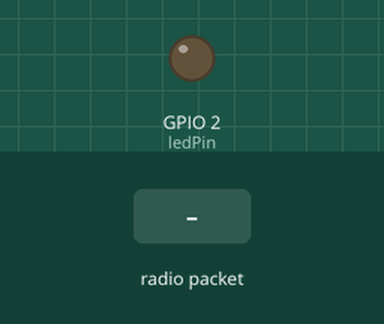
A sketch run on a simulated ESP8266 (NodeMCU). Parts: output pins drawn as LEDs (lit = HIGH). Inputs (shaded band) come from the test bench.

Above: at 1.2 s.
1.3 s: radio packet "1" arrives
At 2.3 s:
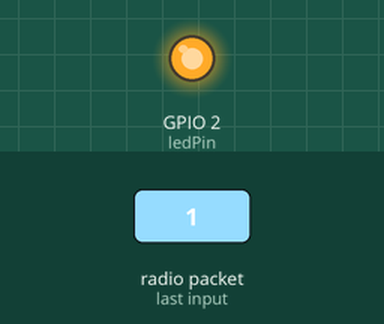
2.8 s: radio packet "0" arrives
At 3.4 s:
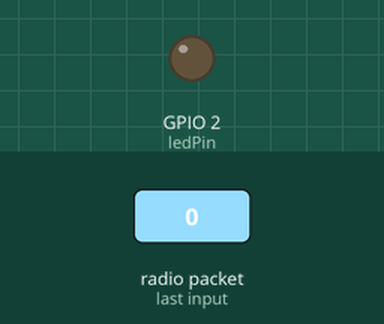
4.3 s: radio packet "2" arrives
At 5.7 s:
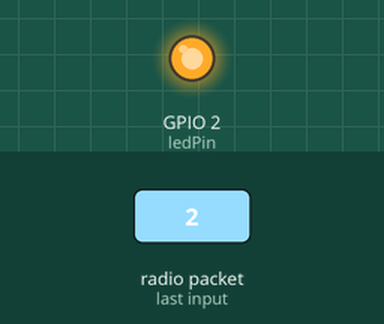
Timing chart, 0 to 7.3 s (numbered marks = the images above; inputs shaded):
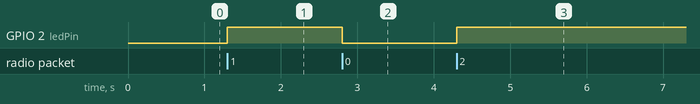

The sketch:

led.ino
```cpp
#include <ESP8266WiFi.h>
#include <espnow.h>

bool isLedOn;

const int ledPin = 2;

void OnDataRecv(uint8_t *mac, uint8_t *incomingData, uint8_t len)
{
    if (len > 0)
    {
        isLedOn = !isLedOn;
        digitalWrite(2, isLedOn);
    }
}

void setup()
{
    Serial.begin(115200);

    WiFi.mode(WIFI_STA);

    pinMode(ledPin, OUTPUT);

    if (esp_now_init() != 0)
    {
        Serial.println("Error initializing ESP-NOW");
        return;
    }

    esp_now_set_self_role(ESP_NOW_ROLE_SLAVE);
    esp_now_register_recv_cb(OnDataRecv);
}

void loop()
{
}
```

Measured:
- after the input at 1.3 s, GPIO 2 (ledPin): LOW → HIGH at once
- after the input at 2.8 s, GPIO 2 (ledPin): HIGH → LOW at once
- after the input at 4.3 s, GPIO 2 (ledPin): LOW → HIGH at once
